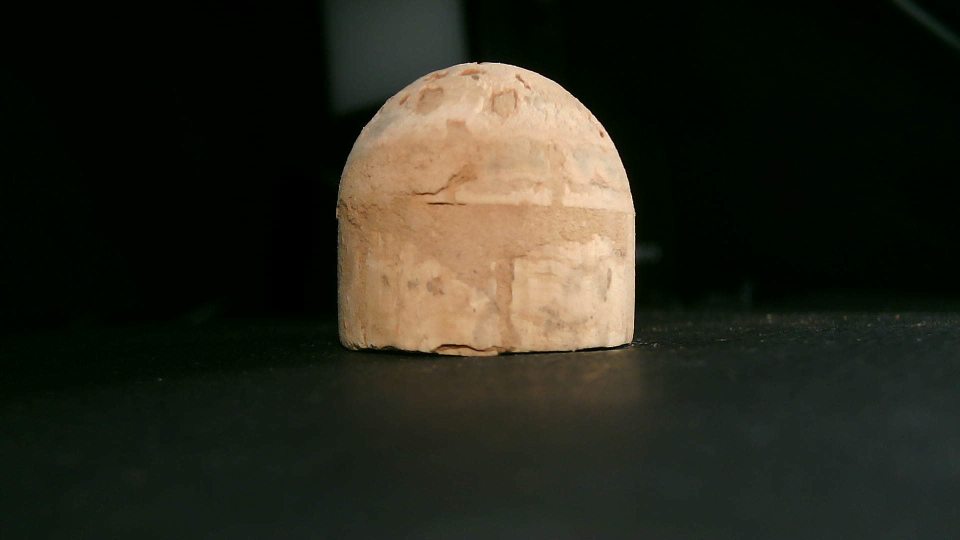
#> input picture Batch_Img/10_camC.jpg, 1920 x 1080 px (shown at 1/2 size)
$ python -i edge_detection.py   (imports and definitions only)
#> lines starting #> are read from the running program, lines starting #| are printed output that depends on the picture; after the words box and inside, x2 and y2 are one past the last pixel; in counts of white or black regions, pixels touching at a corner belong together
import cv2
import numpy as np

from PIL import Image
# np.set_printoptions(threshold=np.inf)
#输入一张图，输入改图的边缘检测图
#返回值必须是一个闭合的轮廓，且轮廓外的值均相等
#轮廓值为255，非轮廓值为0
def detection(img_path):

    #生成宽1080，长1920的白色背景
#> called with img_path = '../Batch_Img/10_camC.jpg'
    bg = np.zeros((1080, 1920), np.uint8)
    # 白色背景
    bg.fill(255)

    np.set_printoptions(threshold=np.inf)
    # 导入图像
    img = cv2.imread(img_path)
#> img is the input picture: shape (1080, 1920, 3); mean B, G, R 29.3, 40, 40.6

    # 对比度调节
    img = cv2.convertScaleAbs(img, 0, 3)
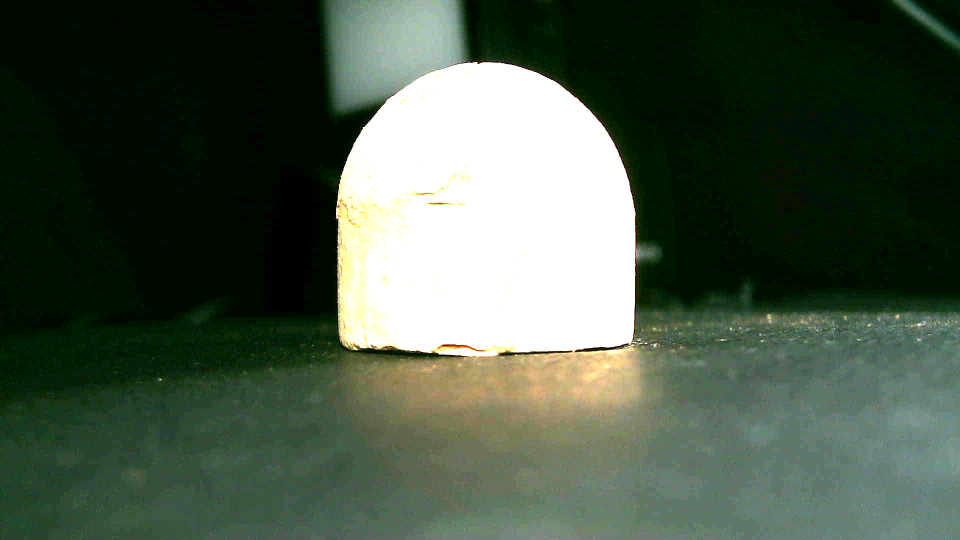
#> img: shape (1080, 1920, 3) (shown at 1/2 size); mean B, G, R 71.3, 87.9, 73.3
    # 图像二值化
    image = cv2.cvtColor(img, cv2.COLOR_BGR2RGB)
    # 图像灰度化
    gray = cv2.cvtColor(image, cv2.COLOR_RGB2GRAY)
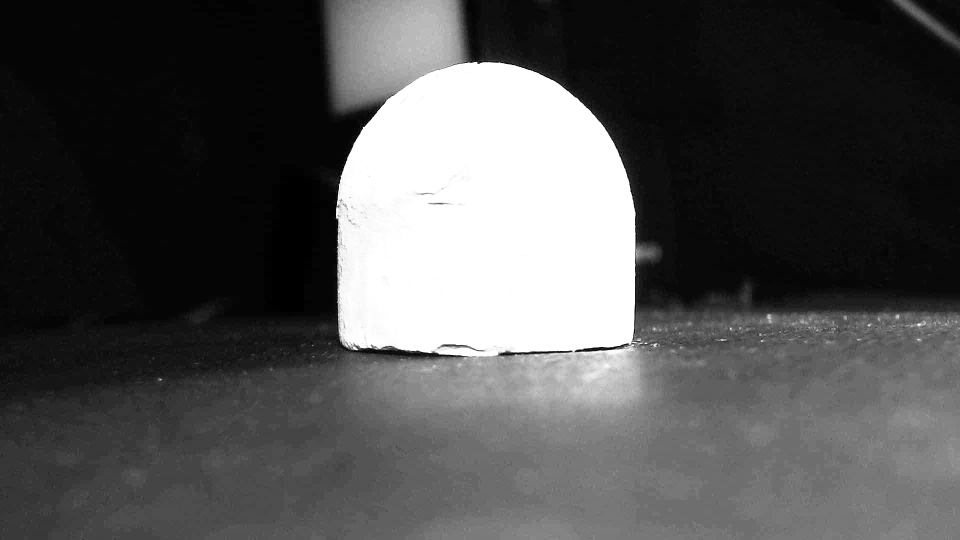
#> gray: shape (1080, 1920) (shown at 1/2 size); min 0, max 255, mean 81.6
    # 设置卷积核
    kernel = np.ones((10, 10), np.uint8)
    # kernel = np.ones((10, 10), np.uint8)
    # 图像开运算,形态学开运算
    result = cv2.morphologyEx(gray, cv2.MORPH_OPEN, kernel)
    # 高斯滤波降噪
    lenna = cv2.GaussianBlur(result, (5, 5), 0)
    # Canny边缘检测，50为低阈值low，150为高阈值high
    canny = cv2.Canny(lenna, 0, 255)
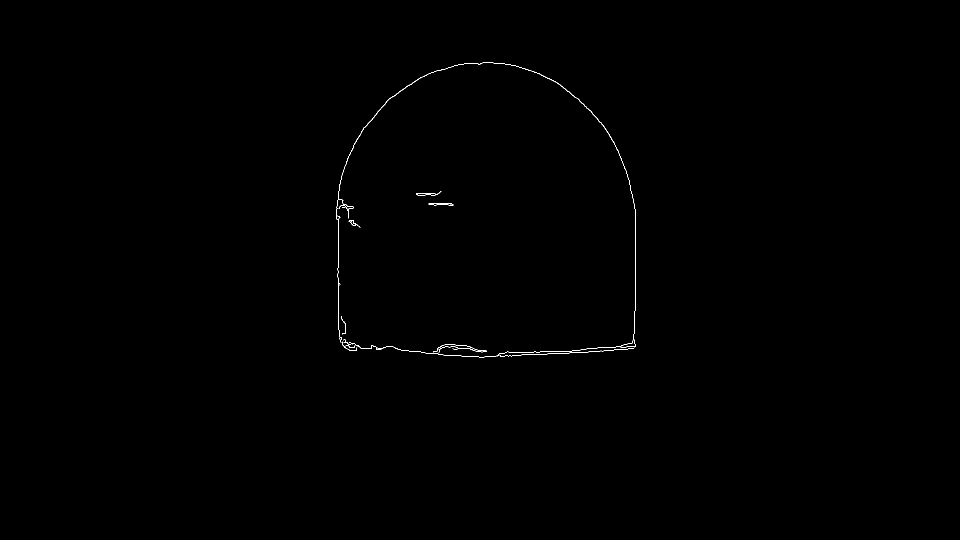
#> canny: shape (1080, 1920) (shown at 1/2 size); 0.16% white in thin lines or dots, all inside (x1, y1, x2, y2) = (672, 125, 1272, 715)


    # 轮廓提取
    contours, _ = cv2.findContours(canny, cv2.RETR_TREE, cv2.CHAIN_APPROX_SIMPLE)  # 根据二值图找轮廓
#> contours = 20 contours, 16 with area under 20; largest, box (x1, y1, x2, y2) and area: (672, 125, 1272, 715) 338, (697, 440, 721, 456) 71, (701, 440, 712, 451) 45, (672, 431, 679, 439) 27
    # 将轮廓绘制在背景上
    cv2.drawContours(bg, contours, 0, (0, 0, 255), 3)  # 把轮廓画在原图上（0,0,255） 表示 RGB 三通道，红色
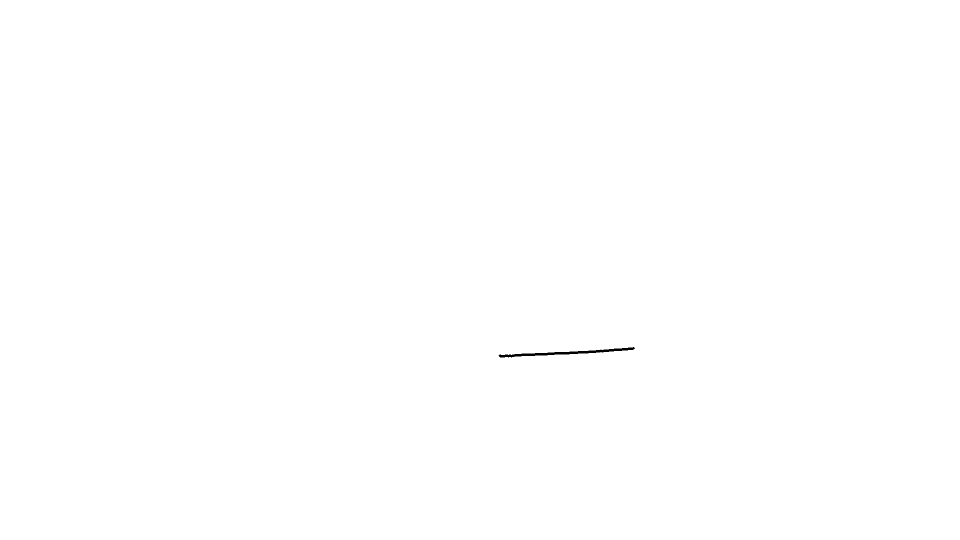
#> bg: shape (1080, 1920) (shown at 1/2 size); 99.9% white; 1 black region, box (x1, y1, x2, y2) and area: (997, 694, 1270, 715) 1355
    # 图像二值化
    bg = cv2.cvtColor(bg, cv2.COLOR_BGR2RGB)
    # 图像灰度化
    gray = cv2.cvtColor(bg, cv2.COLOR_RGB2GRAY)

    return gray


#失败，不太可取
def detectionv2(img_path):
    img = Image.open(img_path)

    img_array = np.array(img)

    gray = img_array[:, :, 0]

    shape = gray.shape

    for i in range(0, shape[0]):  # shape[0]X轴（从左到右）
        for j in range(0, shape[1]):
            # 获取像素点
            value = gray[i, j]  # 一幅图的所有像素点
            # print("",value)
            # 获取轮廓
            if (value < 150):  # 轮廓边的点
                gray[i, j] = 0


    return gray

>>> result = detection('../Batch_Img/10_camC.jpg')

$ run again, on Batch_Img/12_camC.jpg
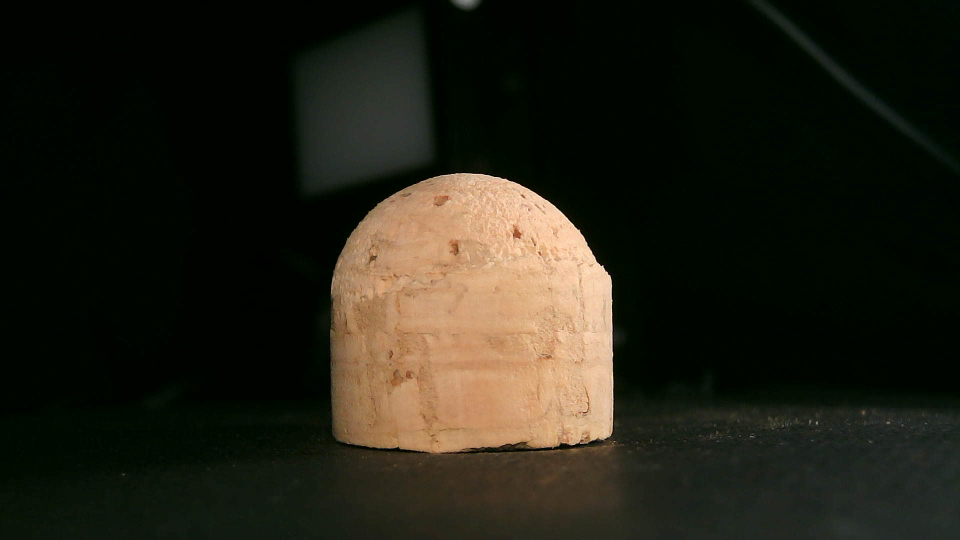
#> input picture Batch_Img/12_camC.jpg, 1920 x 1080 px (shown at 1/2 size)
#> in detection, img is the input picture: shape (1080, 1920, 3); mean B, G, R 22, 33, 34.5
#> in detection, `gray = cv2.cvtColor(image, cv2.COLOR_RGB2GRAY)`:
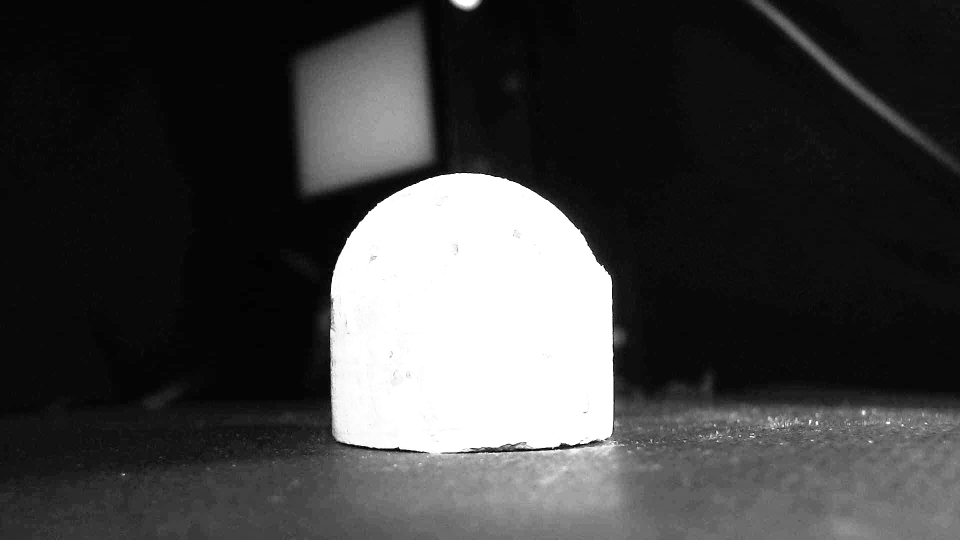
#> gray: shape (1080, 1920) (shown at 1/2 size); min 0, max 255, mean 64.5
#> in detection, `canny = cv2.Canny(lenna, 0, 255)`:
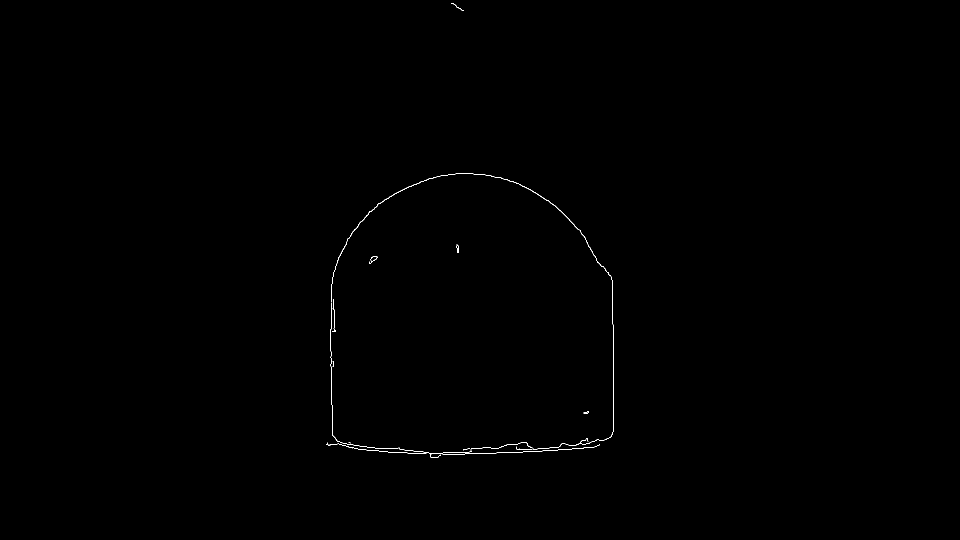
#> canny: shape (1080, 1920) (shown at 1/2 size); 0.15% white in thin lines or dots, all inside (x1, y1, x2, y2) = (652, 6, 1228, 916)
#> contours = 16 contours, 9 with area under 20; largest, box (x1, y1, x2, y2) and area: (662, 347, 1228, 899) 270, (738, 512, 755, 528) 88, (741, 512, 755, 523) 79, (912, 488, 918, 506) 44, (912, 490, 918, 505) 40, (661, 606, 1067, 916) 34, (1167, 823, 1178, 828) 24
